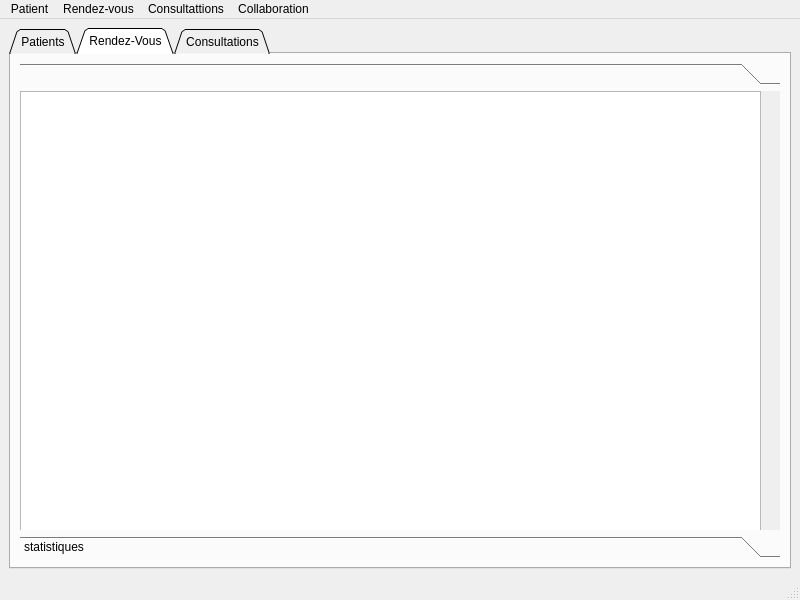
<?xml version="1.0" encoding="UTF-8"?>
<ui version="4.0">
 <class>MainWindow</class>
 <widget class="QMainWindow" name="MainWindow">
  <property name="geometry">
   <rect>
    <x>0</x>
    <y>0</y>
    <width>800</width>
    <height>600</height>
   </rect>
  </property>
  <property name="windowTitle">
   <string>MainWindow</string>
  </property>
  <widget class="QWidget" name="centralwidget">
   <layout class="QVBoxLayout" name="verticalLayout_2">
    <item>
     <layout class="QHBoxLayout" name="horizontalLayout_2">
      <item>
       <widget class="QTabWidget" name="tabs">
        <property name="cursor">
         <cursorShape>PointingHandCursor</cursorShape>
        </property>
        <property name="tabShape">
         <enum>QTabWidget::Triangular</enum>
        </property>
        <property name="currentIndex">
         <number>1</number>
        </property>
        <widget class="QWidget" name="patient">
         <attribute name="title">
          <string>Patients</string>
         </attribute>
         <layout class="QVBoxLayout" name="verticalLayout_4">
          <item>
           <widget class="QToolBox" name="toolBox_3">
            <property name="currentIndex">
             <number>0</number>
            </property>
            <widget class="QWidget" name="pat">
             <property name="geometry">
              <rect>
               <x>0</x>
               <y>0</y>
               <width>756</width>
               <height>447</height>
              </rect>
             </property>
             <attribute name="label">
              <string/>
             </attribute>
            </widget>
            <widget class="QWidget" name="stat_pat">
             <property name="geometry">
              <rect>
               <x>0</x>
               <y>0</y>
               <width>756</width>
               <height>447</height>
              </rect>
             </property>
             <attribute name="label">
              <string>Statistiques</string>
             </attribute>
             <layout class="QHBoxLayout" name="horizontalLayout_3">
              <item>
               <layout class="QVBoxLayout" name="verticalLayout_3">
                <item>
                 <spacer name="verticalSpacer_2">
                  <property name="orientation">
                   <enum>Qt::Vertical</enum>
                  </property>
                  <property name="sizeHint" stdset="0">
                   <size>
                    <width>20</width>
                    <height>40</height>
                   </size>
                  </property>
                 </spacer>
                </item>
                <item>
                 <widget class="QComboBox" name="comboBox_2">
                  <item>
                   <property name="text">
                    <string>Selectionez Patient</string>
                   </property>
                  </item>
                 </widget>
                </item>
                <item>
                 <widget class="QCheckBox" name="checkBox">
                  <property name="text">
                   <string>CheckBox</string>
                  </property>
                 </widget>
                </item>
                <item>
                 <spacer name="verticalSpacer">
                  <property name="orientation">
                   <enum>Qt::Vertical</enum>
                  </property>
                  <property name="sizeHint" stdset="0">
                   <size>
                    <width>20</width>
                    <height>40</height>
                   </size>
                  </property>
                 </spacer>
                </item>
               </layout>
              </item>
              <item>
               <layout class="QVBoxLayout" name="verticalLayout_6"/>
              </item>
             </layout>
            </widget>
           </widget>
          </item>
         </layout>
        </widget>
        <widget class="QWidget" name="rdv">
         <attribute name="title">
          <string>Rendez-Vous</string>
         </attribute>
         <layout class="QVBoxLayout" name="verticalLayout_5">
          <item>
           <widget class="QToolBox" name="toolBox_2">
            <property name="currentIndex">
             <number>0</number>
            </property>
            <widget class="QWidget" name="rdv">
             <property name="geometry">
              <rect>
               <x>0</x>
               <y>0</y>
               <width>756</width>
               <height>447</height>
              </rect>
             </property>
             <attribute name="label">
              <string/>
             </attribute>
             <widget class="QWidget" name="verticalLayoutWidget">
              <property name="geometry">
               <rect>
                <x>0</x>
                <y>0</y>
                <width>741</width>
                <height>441</height>
               </rect>
              </property>
              <layout class="QVBoxLayout" name="verticalLayout_9">
               <item>
                <widget class="QTableView" name="tableView"/>
               </item>
              </layout>
             </widget>
            </widget>
            <widget class="QWidget" name="stat_rdv">
             <property name="geometry">
              <rect>
               <x>0</x>
               <y>0</y>
               <width>100</width>
               <height>30</height>
              </rect>
             </property>
             <attribute name="label">
              <string>statistiques</string>
             </attribute>
            </widget>
           </widget>
          </item>
         </layout>
        </widget>
        <widget class="QWidget" name="Consultations">
         <attribute name="title">
          <string>Consultations</string>
         </attribute>
         <layout class="QHBoxLayout" name="horizontalLayout_4">
          <item>
           <layout class="QVBoxLayout" name="verticalLayout">
            <item>
             <widget class="QToolBox" name="consultations_toolBox">
              <property name="currentIndex">
               <number>1</number>
              </property>
              <widget class="QWidget" name="Main">
               <property name="geometry">
                <rect>
                 <x>0</x>
                 <y>0</y>
                 <width>754</width>
                 <height>445</height>
                </rect>
               </property>
               <attribute name="label">
                <string/>
               </attribute>
               <layout class="QVBoxLayout" name="verticalLayout_7">
                <item>
                 <widget class="QTableView" name="Consultations_table"/>
                </item>
               </layout>
              </widget>
              <widget class="QWidget" name="stat_cons">
               <property name="geometry">
                <rect>
                 <x>0</x>
                 <y>0</y>
                 <width>754</width>
                 <height>445</height>
                </rect>
               </property>
               <attribute name="label">
                <string>Statistiques</string>
               </attribute>
              </widget>
             </widget>
            </item>
           </layout>
          </item>
         </layout>
        </widget>
       </widget>
      </item>
     </layout>
    </item>
   </layout>
  </widget>
  <widget class="QMenuBar" name="menubar">
   <property name="geometry">
    <rect>
     <x>0</x>
     <y>0</y>
     <width>800</width>
     <height>21</height>
    </rect>
   </property>
   <widget class="QMenu" name="menuPatient">
    <property name="title">
     <string>Patient</string>
    </property>
    <addaction name="actionAjouter"/>
    <addaction name="actionModifier"/>
    <addaction name="actionSupprimer"/>
   </widget>
   <widget class="QMenu" name="menuRendez_vous">
    <property name="title">
     <string>Rendez-vous</string>
    </property>
    <addaction name="actionAjouter_2"/>
    <addaction name="actionmodifier"/>
    <addaction name="actionSupprimer_2"/>
    <addaction name="separator"/>
    <addaction name="actionAnnuler"/>
   </widget>
   <widget class="QMenu" name="menuCollaboration">
    <property name="title">
     <string>Collaboration</string>
    </property>
    <addaction name="actionExport"/>
    <addaction name="separator"/>
    <addaction name="actionConsulter_medecin"/>
   </widget>
   <widget class="QMenu" name="menuConsultattions">
    <property name="title">
     <string>Consultattions</string>
    </property>
    <addaction name="actionAjouter_3"/>
    <addaction name="actionModifier_2"/>
    <addaction name="actionSupprimer_3"/>
   </widget>
   <addaction name="menuPatient"/>
   <addaction name="menuRendez_vous"/>
   <addaction name="menuConsultattions"/>
   <addaction name="menuCollaboration"/>
  </widget>
  <widget class="QStatusBar" name="statusbar"/>
  <action name="actionExport">
   <property name="text">
    <string>Transfert de Patient</string>
   </property>
  </action>
  <action name="actionImport">
   <property name="text">
    <string>Import</string>
   </property>
  </action>
  <action name="actionConsulter_medecin">
   <property name="text">
    <string>Consulter medecin</string>
   </property>
  </action>
  <action name="actionConsulter_liste">
   <property name="text">
    <string>Consulter liste</string>
   </property>
  </action>
  <action name="actionRecherche">
   <property name="text">
    <string>Recherche</string>
   </property>
  </action>
  <action name="actionAjouter">
   <property name="text">
    <string>Ajouter</string>
   </property>
  </action>
  <action name="actionModifier">
   <property name="text">
    <string>Modifier</string>
   </property>
  </action>
  <action name="actionSupprimer">
   <property name="text">
    <string>Supprimer</string>
   </property>
  </action>
  <action name="actionAjouter_2">
   <property name="text">
    <string>Ajouter</string>
   </property>
  </action>
  <action name="actionmodifier">
   <property name="text">
    <string>modifier</string>
   </property>
  </action>
  <action name="actionSupprimer_2">
   <property name="text">
    <string>Supprimer</string>
   </property>
  </action>
  <action name="actionAnnuler">
   <property name="text">
    <string>Annuler</string>
   </property>
  </action>
  <action name="actionAjouter_3">
   <property name="text">
    <string>Ajouter</string>
   </property>
  </action>
  <action name="actionModifier_2">
   <property name="text">
    <string>Modifier</string>
   </property>
  </action>
  <action name="actionSupprimer_3">
   <property name="text">
    <string>Supprimer</string>
   </property>
  </action>
 </widget>
 <tabstops>
  <tabstop>comboBox_2</tabstop>
  <tabstop>checkBox</tabstop>
 </tabstops>
 <resources/>
 <connections/>
</ui>
